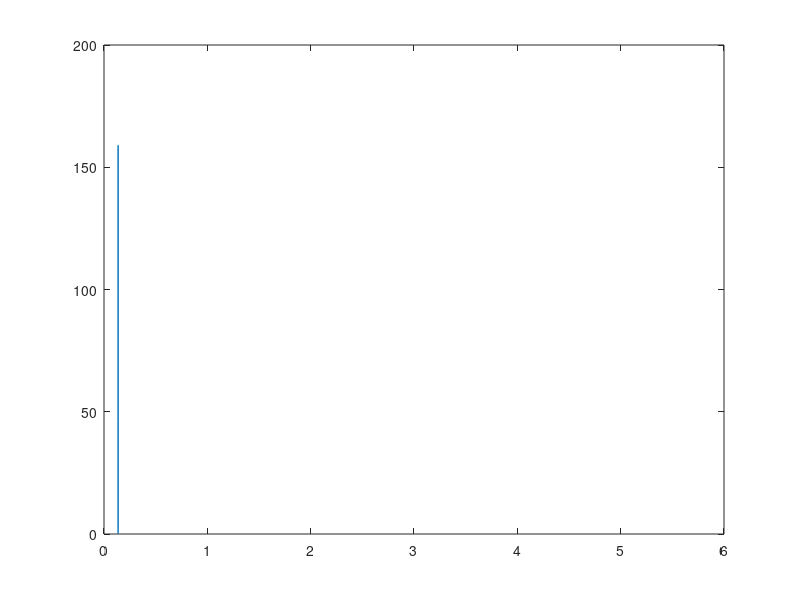
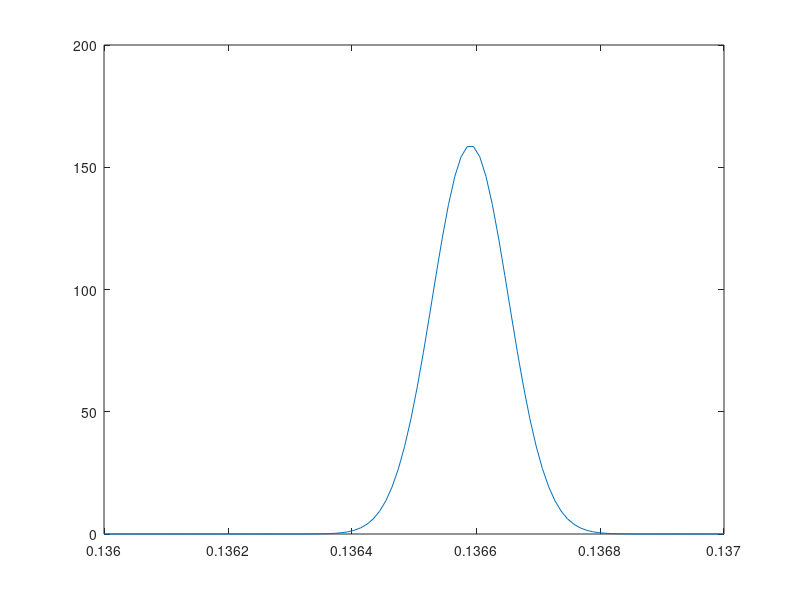

Write MATLAB code to recreate these figures, in order.
clc; clear all; close all;

figure(1)
integrand = @(x) 159.*exp(-((23.*x - pi) ./ 0.002).^2);
x = linspace(0, 6, 1e+6);
plot(x, integrand(x))
quad(integrand, 0, 6);

figure(2)
a = .136; b = .137;
x = linspace(a,b);
plot(x, integrand(x))
disp("quad")
q = quad(integrand, 0, a) + quad(integrand, a, b, 1e+4) + quad(integrand, b, 6)
disp("integral")
i = integral(integrand, a, b) + integral(integrand, 0, a) + integral(integrand, b, 6)
